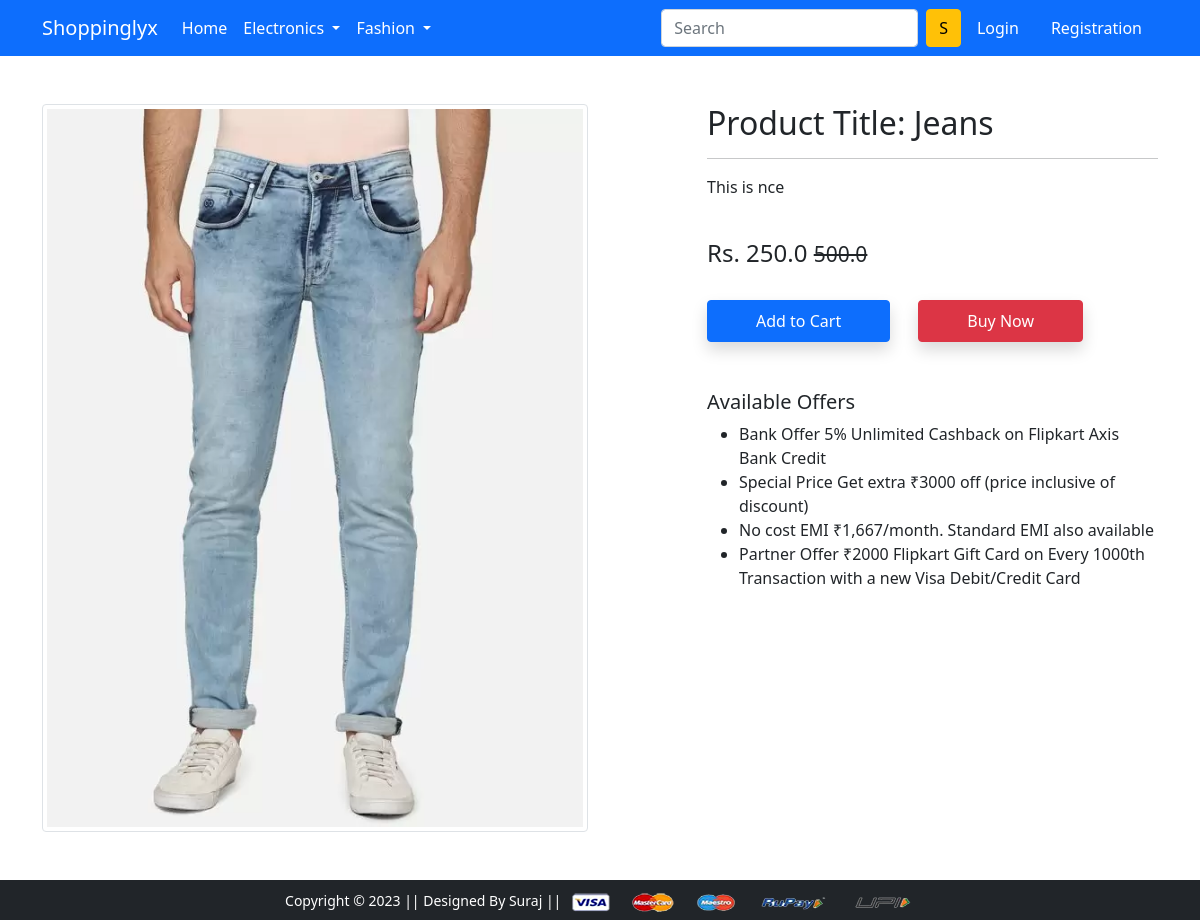
Screenshot of /product-detail/2 with the database file from the repository.
### app/models.py (models this page shows)
class Product(models.Model):
    title = models.CharField(max_length=100)
    selling_price = models.FloatField()
    discounted_price = models.FloatField()
    description = models.TextField()
    brand = models.CharField(max_length=100)
    category = models.CharField(choices=CATEGORY_CHOICES,max_length=2)
    product_image = models.ImageField(upload_to='productimg')

### app/views.py (the view)
# urls.py: path('product-detail/<int:pk>', views.ProductDetailView.as_view(), name='product-detail'),
class ProductDetailView(View):
 def get(self, request, pk):
  totalitem = 0
  product = Product.objects.get(pk=pk)
  item_already_in_cart = False
  if request.user.is_authenticated:
    totalitem = len(Cart.objects.filter(user=request.user))
    item_already_in_cart = Cart.objects.filter(Q(product=product.id)& Q(user=request.user)).exists()
  return render(request, 'app/productdetail.html', {'product':product, 'item_already_in_cart':item_already_in_cart})

### app/templates/app/productdetail.html (shortened to what this page needs)
{% extends 'app/base.html' %}
{% load static %}
{% block main-content %}
<div class="container my-5">
 <div class="row">
  <div class="col-sm-6 text-center align-self-center">
   <img src="{{product.product_image.url}}" alt="" class="img-fluid img-thumbnail">
  </div>
  <div class="col-sm-5 offset-sm-1">
   <h2>Product Title: {{product.title}}</h2>
   <hr>
   <p>{{product.description}}</p> <br>
   <h4>Rs. {{product.discounted_price}} <small class="fw-light text-decoration-line-through">{{product.selling_price}}</small></h4> <br>
   {% if not request.user.is_authenticated %}
     <form action="/add-to-cart" class="d-inline">
      <button type="submit" class="btn btn-primary shadow px-5 py-2">Add to Cart</button>
      </form>
    {% endif %}
   <a href="{% url 'checkout' %}" class="btn btn-danger shadow px-5 py-2 ms-4">Buy Now</a>
   <h5 class="mt-5">Available Offers</h5>
   <ul>
    <li>Bank Offer 5% Unlimited Cashback on Flipkart Axis Bank Credit</li>
    <li>Special Price Get extra ₹3000 off (price inclusive of discount)</li>
    <li>No cost EMI ₹1,667/month. Standard EMI also available</li>
    <li>Partner Offer ₹2000 Flipkart Gift Card on Every 1000th Transaction with a new Visa Debit/Credit Card</li>
   </ul>
  </div>
 </div>
</div>
{% endblock main-content %}

### rows the page displays
Product: product_image (picture), title "Jeans", description "This is nce", discounted_price "250.0", selling_price "500.0"
